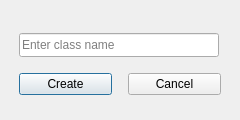
<?xml version="1.0" encoding="UTF-8"?>
<ui version="4.0">
 <class>CreateClassDialog</class>
 <widget class="QDialog" name="CreateClassDialog">
  <property name="windowModality">
   <enum>Qt::ApplicationModal</enum>
  </property>
  <property name="geometry">
   <rect>
    <x>0</x>
    <y>0</y>
    <width>240</width>
    <height>120</height>
   </rect>
  </property>
  <property name="minimumSize">
   <size>
    <width>240</width>
    <height>120</height>
   </size>
  </property>
  <property name="maximumSize">
   <size>
    <width>240</width>
    <height>120</height>
   </size>
  </property>
  <property name="windowTitle">
   <string>Paper - Create Class</string>
  </property>
  <property name="windowIcon">
   <iconset>
    <normaloff>../icons/icons8-origami-100.png</normaloff>../icons/icons8-origami-100.png</iconset>
  </property>
  <layout class="QVBoxLayout" name="verticalLayout_2">
   <item>
    <layout class="QVBoxLayout" name="verticalLayout">
     <property name="spacing">
      <number>16</number>
     </property>
     <property name="leftMargin">
      <number>8</number>
     </property>
     <property name="topMargin">
      <number>16</number>
     </property>
     <property name="rightMargin">
      <number>8</number>
     </property>
     <property name="bottomMargin">
      <number>8</number>
     </property>
     <item>
      <widget class="QLineEdit" name="class_name_line_edit">
       <property name="minimumSize">
        <size>
         <width>200</width>
         <height>24</height>
        </size>
       </property>
       <property name="maximumSize">
        <size>
         <width>200</width>
         <height>16777215</height>
        </size>
       </property>
       <property name="maxLength">
        <number>20</number>
       </property>
       <property name="placeholderText">
        <string>Enter class name</string>
       </property>
       <property name="clearButtonEnabled">
        <bool>true</bool>
       </property>
      </widget>
     </item>
     <item>
      <layout class="QHBoxLayout" name="horizontalLayout">
       <item>
        <widget class="QPushButton" name="create_button">
         <property name="focusPolicy">
          <enum>Qt::ClickFocus</enum>
         </property>
         <property name="text">
          <string>Create</string>
         </property>
         <property name="icon">
          <iconset>
           <normaloff>../icons/icons8-ok-96.png</normaloff>../icons/icons8-ok-96.png</iconset>
         </property>
        </widget>
       </item>
       <item>
        <widget class="QPushButton" name="cancel_button">
         <property name="text">
          <string>Cancel</string>
         </property>
         <property name="icon">
          <iconset>
           <normaloff>../icons/icons8-cancel-96.png</normaloff>../icons/icons8-cancel-96.png</iconset>
         </property>
        </widget>
       </item>
      </layout>
     </item>
    </layout>
   </item>
  </layout>
 </widget>
 <resources/>
 <connections/>
</ui>
